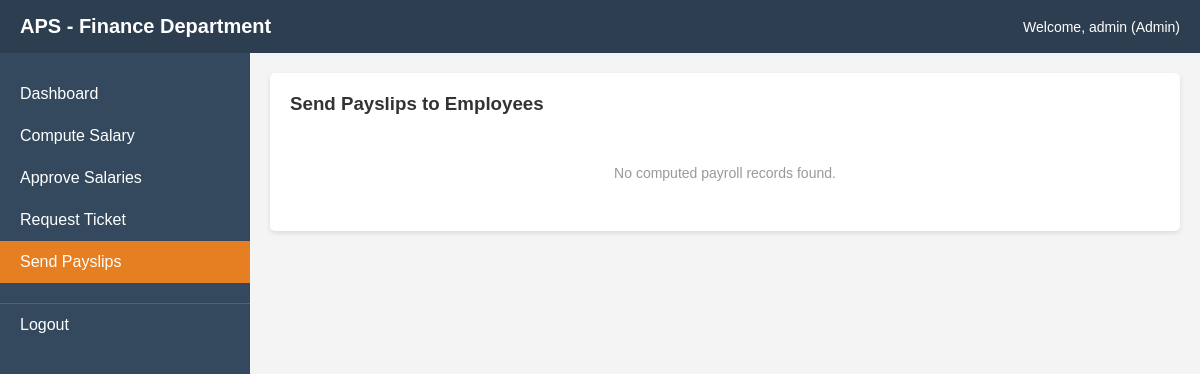
The page /send_payslip.php (signed in) on the database as committed earlier.
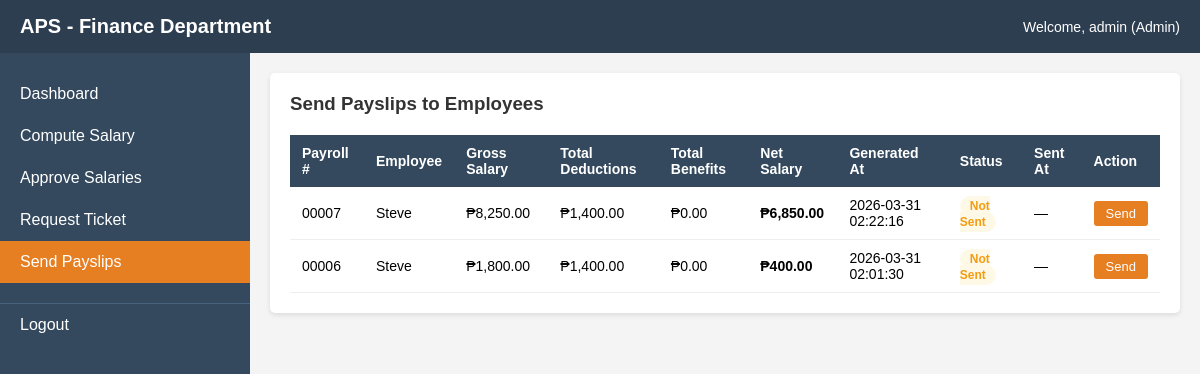
The same page on the database as committed later.
### tables this page shows
CREATE TABLE `payroll` (
  `payroll_id` int(11) NOT NULL,
  `employee_id` int(3) NOT NULL,
  `total_hours` int(3) NOT NULL,
  `overtime_hours` int(3) NOT NULL,
  `gross_salary` int(8) NOT NULL,
  `total_deductions` int(8) NOT NULL,
  `total_benefits` int(8) NOT NULL,
  `net_salary` int(8) NOT NULL,
  `approved_by` varchar(20) NOT NULL,
  `approved_at` datetime NOT NULL,
  `generated_at` datetime NOT NULL,
  `week_start` date NOT NULL,
  `week_end` date NOT NULL
);

CREATE TABLE `employee_data` (
  `employee_id` int(11) NOT NULL,
  `user_id` int(11) NOT NULL,
  `name` varchar(20) NOT NULL,
  `baserate` decimal(10,2) NOT NULL,
  `mandatory_deduction` varchar(20) NOT NULL,
  `marital_status` enum('single','married','widowed') NOT NULL,
  `date_hired` date NOT NULL
);

### send_payslip.php (the view, shortened to what this page needs)
<?php
    require 'dbconnection.php';
?>
<!DOCTYPE html>
<html>
    <head>
    </head>
    <body>
        <div class="header">
            <h2>APS - Finance Department</h2>
            <div class="user-info">Welcome, <?php echo $_SESSION['username']; ?> (<?php echo ucfirst($_SESSION['role']); ?>)</div>
        </div>
        <div class="container">
            <div class="sidebar">
                <a href="finance.php">Dashboard</a>
                <a href="compute_salary.php">Compute Salary</a>
                <a href="approve_salary.php">Approve Salaries</a>
                <a href="ticket_request.php">Request Ticket</a>
                <a href="send_payslip.php" class="active">Send Payslips</a>
                <a href="logout.php" style="border-top: 1px solid #46637f; margin-top: 20px;">Logout</a>
            </div>
            <div class="content">
                <div class="card">
                    <h3>Send Payslips to Employees</h3>
                        <?php
                            $result = mysqli_query($con, "SELECT p.*, e.name
                                                        FROM payroll p
                                                        JOIN employee_data e ON p.employee_id = e.employee_id
                                                        ORDER BY p.generated_at DESC");
                            $count = mysqli_num_rows($result);
                            if ($count == 0) {
                                echo "<div class='empty-state'>No computed payroll records found.</div>";
                            } else {
                                echo "<table>";
                                    echo "<tr>";
                                        echo "<th>Payroll #</th>";
                                        echo "<th>Employee</th>";
                                        echo "<th>Gross Salary</th>";
                                        echo "<th>Total Deductions</th>";
                                        echo "<th>Total Benefits</th>";
                                        echo "<th>Net Salary</th>";
                                        echo "<th>Generated At</th>";
                                        echo "<th>Status</th>";
                                        echo "<th>Sent At</th>";
                                        echo "<th>Action</th>";
                                    echo "</tr>";
                                while ($row = mysqli_fetch_assoc($result)) {
                                    if (!empty($row['sent_at'])) {
                                        $is_sent = true;
                                    } else {
                                        $is_sent = false;
                                    }
                                    if ($is_sent) {
                                        $badge = "<span class='badge badge-sent'>Sent</span>";
                                    } else {
                                        $badge = "<span class='badge badge-pending'>Not Sent</span>";
                                    }
                                    if ($is_sent) {
                                        $action = "—";
                                    } else {
                                        $action = "<a href='send_payslip.php?send=" . $row['payroll_id'] . "'
                                                    class='btn btn-send'
                                                    onclick='return confirm(\"Send this payslip to " . $row['name'] . "?\")'>
                                                    Send
                                                </a>";
                                    }
                                    $id = str_pad($row['payroll_id'], 5, '0', STR_PAD_LEFT);
                                    $name = ucfirst($row['name']);
                                    $gross = number_format($row['gross_salary'], 2);
                                    $deductions = number_format($row['total_deductions'], 2);
                                    $benefits = number_format($row['total_benefits'], 2);
                                    $net = number_format($row['net_salary'], 2);
                                    if (!empty($row['sent_at'])) {
                                        $sent_at = $row['sent_at'];
                                    } else {
                                        $sent_at = "—";
                                    }
                                    echo "<tr>";
                                        echo "<td>$id</td>";
                                        echo "<td>$name</td>";
                                        echo "<td>&#8369;$gross</td>";
                                        echo "<td>&#8369;$deductions</td>";
                                        echo "<td>&#8369;$benefits</td>";
                                        echo "<td><strong>&#8369;$net</strong></td>";
                                        echo "<td>" . $row['generated_at'] . "</td>";
                                        echo "<td>$badge</td>";
                                        echo "<td>$sent_at</td>";
                                        echo "<td>$action</td>";
                                    echo "</tr>";
                                }
                                echo "</table>";
                            }
                        ?>
                </div>
            </div>
        </div>
    </body>
</html>

### send_payslip.php (style rules this page uses)
* { margin: 0; padding: 0; box-sizing: border-box; }
body { font-family: Arial, sans-serif; background: #f4f4f4; }
.header { background: #2c3e50; color: white; padding: 15px 20px; display: flex; justify-content: space-between; align-items: center; }
.header h2 { font-size: 20px; }
.user-info { font-size: 14px; }
.container { display: flex; min-height: calc(100vh - 60px); }
.sidebar { width: 250px; background: #34495e; color: white; padding: 20px 0; }
.sidebar a { display: block; color: white; text-decoration: none; padding: 12px 20px; transition: background 0.3s; }
.sidebar a.active { background: #e67e22; }
.content { flex: 1; padding: 20px; }
.card { background: white; border-radius: 5px; padding: 20px; margin-bottom: 20px; box-shadow: 0 2px 5px rgba(0,0,0,0.1); }
.card h3 { margin-bottom: 20px; color: #333; }
table { width: 100%; border-collapse: collapse; }
th { background: #34495e; color: white; padding: 10px 12px; text-align: left; font-size: 14px; }
td { padding: 10px 12px; border-bottom: 1px solid #eee; font-size: 14px; vertical-align: middle; }
.btn { padding: 5px 12px; border-radius: 3px; text-decoration: none; font-size: 13px; }
.btn-send { background: #e67e22; color: white; }
.badge { padding: 3px 10px; border-radius: 12px; font-size: 12px; font-weight: bold; }
.badge-pending { background: #fef9e7; color: #f39c12; }
.empty-state { text-align: center; padding: 30px; color: #999; font-size: 14px; }

Rows that differ between the two databases and show on the page:
added payroll: payroll_id "00007", employee.name "Steve", gross_salary "8,250.00", total_deductions "1,400.00", total_benefits "0.00", net_salary "6,850.00", generated_at "2026-03-31 02:22:16", sent_at "—"
added payroll: payroll_id "00006", employee.name "Steve", gross_salary "1,800.00", total_deductions "1,400.00", total_benefits "0.00", net_salary "400.00", generated_at "2026-03-31 02:01:30", sent_at "—"
Other text that changed with them:
text no longer shown: "No computed payroll records found."
text now shown: "Payroll # Employee Gross Salary Total Deductions Total Benefits Net Salary Generated At Status Sent At Action"
